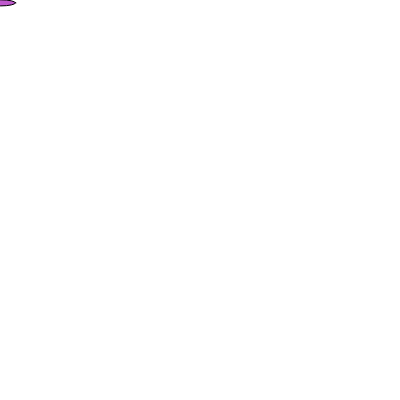
Frame 1 (no input)
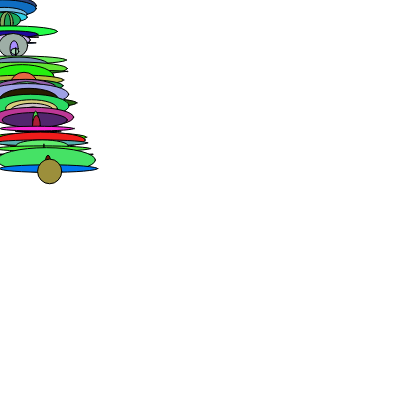
Frame 60 (no input)
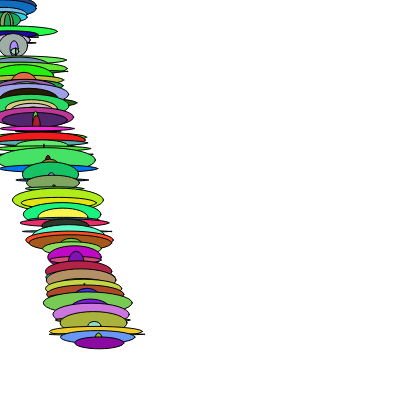
Frame 120 (the mouse pressed at the canvas centre since frame 60)

The p5.js sketch that drew these frames (run headless with seeded random() and noise() and a simulated clock; from frame 60 on, the mouse is pressed at the canvas centre):

// p5.js sketch
// ── sketch.js
let size = 50
let speedY;
let speedX
let x = 0;
let y = 0;

function setup() {
  createCanvas(400,400);
  speedY = random (4);
  speedX = random (4);
  console.log(speedX);
}

function draw() {
  //background(120);

  if (x > 400) {
  speedY = random (4);
  speedX = random (4);
  }
  else if (y > 400) {
  speedY = random (4);
  speedX = random (4);
  }

  x = x + speedX;
  y = y + speedY
  fill(random(255),random(255),random(255));
  ellipse(x, y, random(100), random(25));
  //make ball move from left to right
  //function moveRight
  if (x>425){
    x=0;
  }
  if (y>500){
    y=0;
  }
}
  //if ball reaches right, move to left
